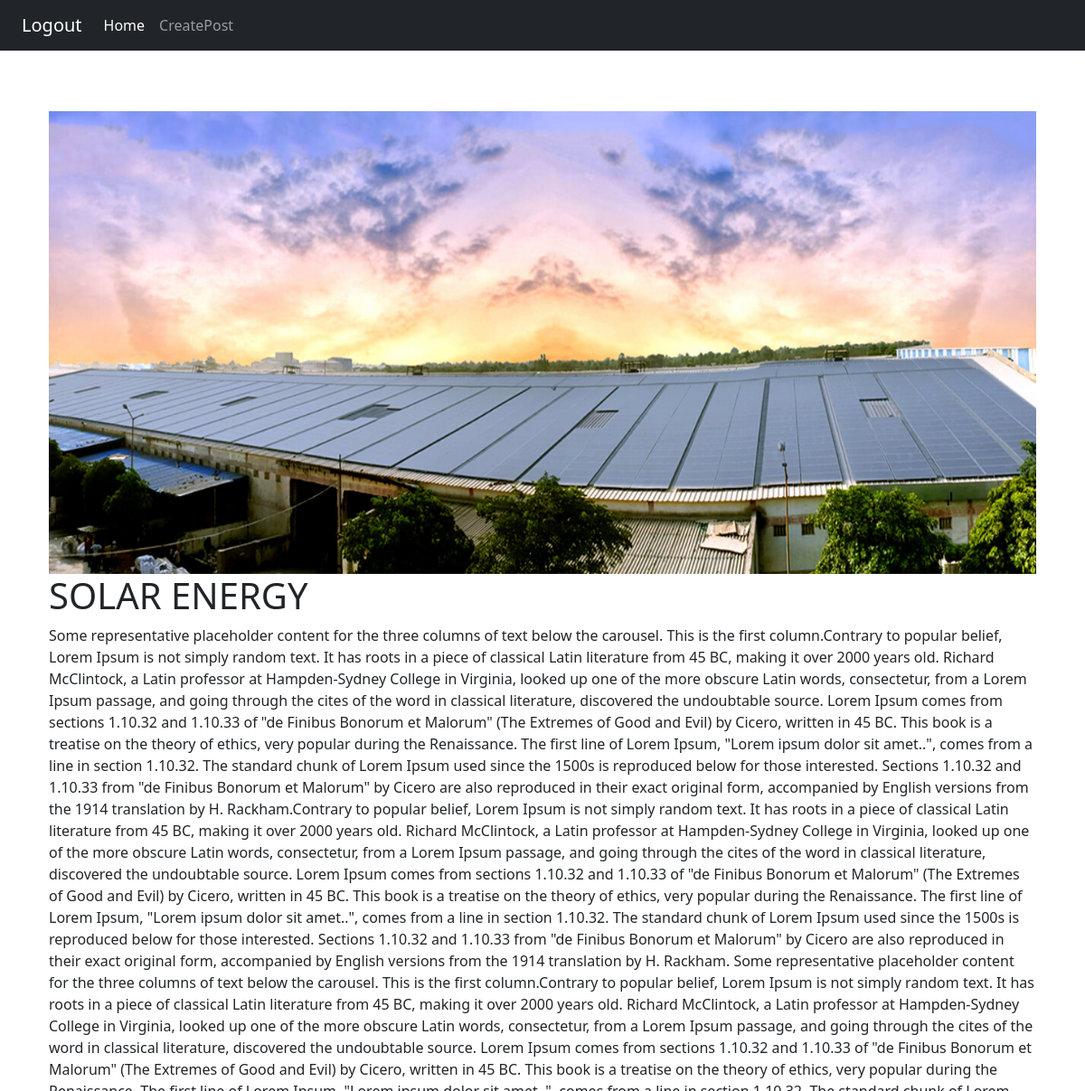
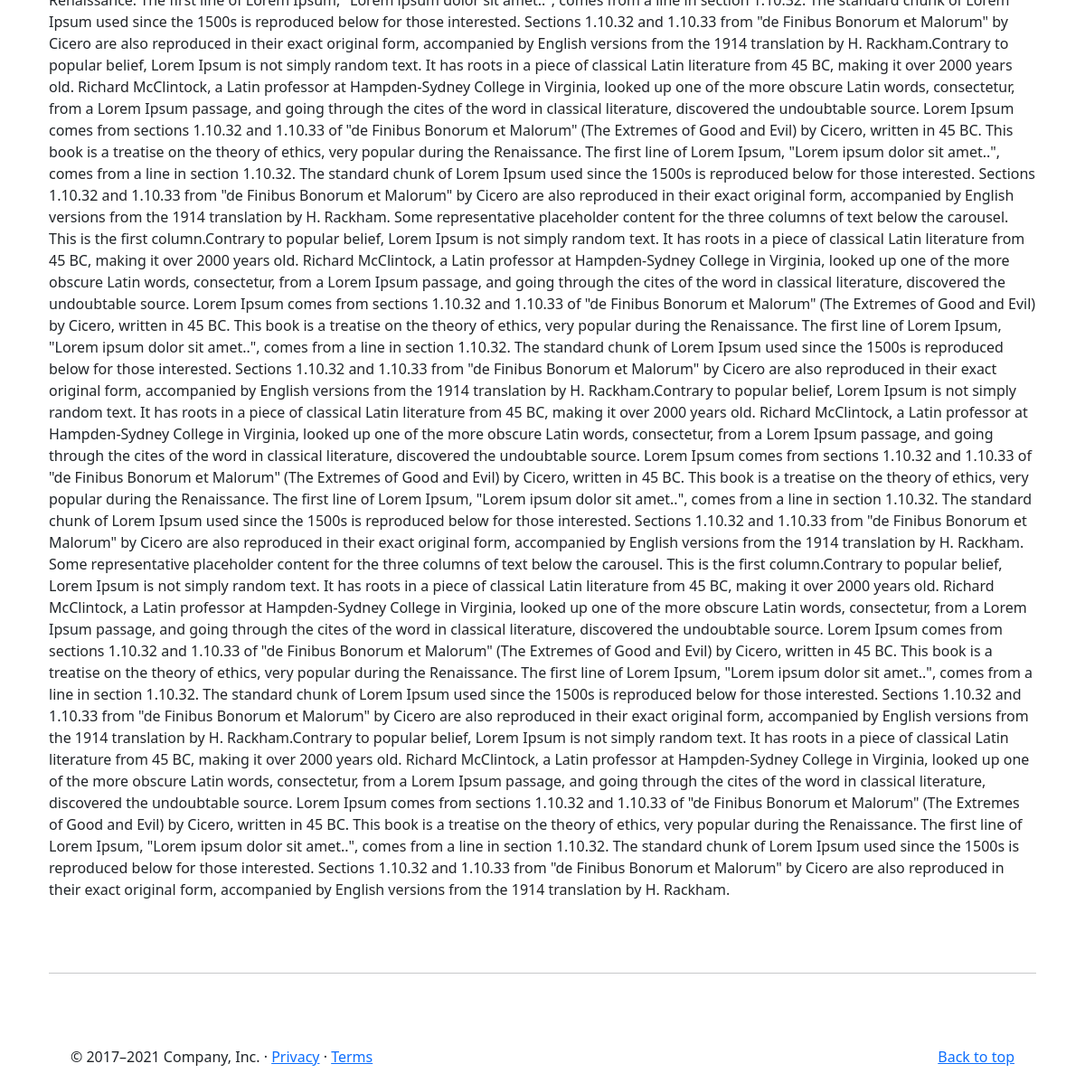
The app's page /moredetailes/1/ with its own data (2 pictures, top to bottom).
### myapp/models.py (models this page shows)
class Post_image(models.Model):
    post=models.ForeignKey(Post,default=None,on_delete=models.CASCADE)
    image=models.ImageField(upload_to='images/')

class Post(models.Model):
    posttitle=models.CharField(max_length=100)
    disc=models.CharField(max_length=10000)
    image=models.ImageField(blank=True)

### myapp/views.py (the view)
# urls.py: path('moredetailes/<int:id>/',views.moredetailes,name='moredetailes'),
def moredetailes(request,id):
    more=Post.objects.get(id=id)
    photos=Post_image.objects.all
    return render(request,'moreabout.html',{'photos':photos,'more':more})

### templates/moreabout.html (shortened to what this page needs)
{% include 'header.html' %}
<link href="https://cdn.jsdelivr.net/npm/bootstrap@5.0.1/dist/css/bootstrap.min.css" rel="stylesheet">
<div class="container">
<div id="carouselExampleSlidesOnly" class="carousel slide" data-bs-ride="carousel">
  <div class="carousel-inner">
    {% for p in photos %}
    <div class="carousel-item {% if forloop.counter0 == 0 %}active{% endif %}">
      <img src="{{ p.image.url }}" class="d-block w-100" alt="...">
    </div>
    {% endfor %}
  </div>
  <h1>{{ more.posttitle }}</h1>
  <p>{{ more.disc }}</p>
  <hr class="featurette-divider">
</div>
  {% include 'footer.html' %}
  </div>

### templates/moreabout.html (style rules this page uses)
.container { margin-top:75px; }

### templates/header.html (style rules this page uses)
body { padding-top: 3rem; padding-bottom: 3rem; color: #5a5a5a; }
.carousel { margin-bottom: 4rem; }
.carousel-item { height: 32rem; }
.carousel-item > img { position: absolute; top: 0; left: 0; min-width: 100%; height: 32rem; }
.featurette-divider { margin: 5rem 0; }

### records on screen
Post_image: image (picture)
Post: posttitle "SOLAR ENERGY", disc "Some representative placeholder content for the three columns of text below the carousel. This is the first column.Contrary to popular belief, Lorem Ipsum is not simply random text. It has roots in a piece of classical Latin literature from 45 BC, making it over 2000 years old. Richard McClintock, a Latin professor at Hampden-Sydney College in Virginia, looked up one of the more obscure Latin words, consectetur, from a Lorem Ipsum passage, and going through the cites of the word in classical literature, discovered the undoubtable source. Lorem Ipsum comes from sections 1.10.32 and 1.10.33 of \"de Finibus Bonorum et Malorum\" (The Extremes of Good and Evil) by Cicero, written in 45 BC. This…"
